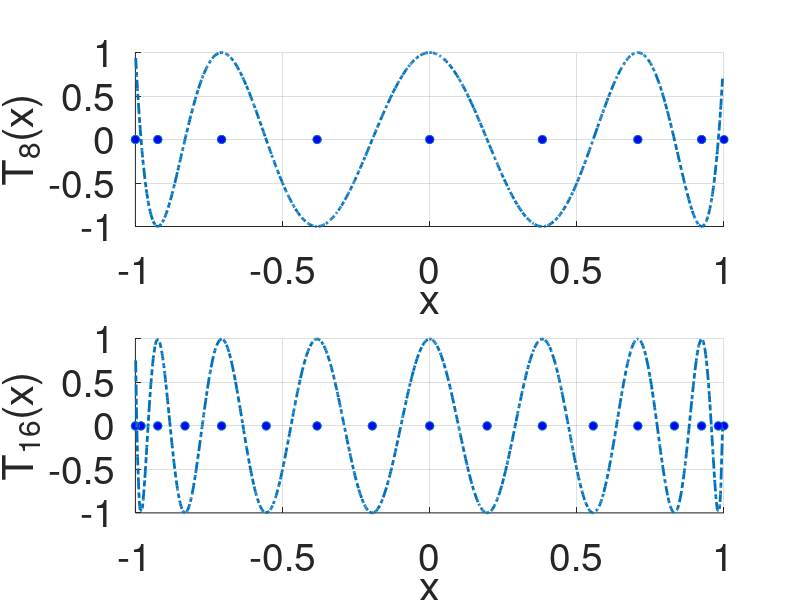

Write MATLAB code to recreate this figure.
%%%%%%%%%%%%%%%%%%%%%%%%%%%%%%%%%%%%%%%%%%%%%%%%%%%%%%%%%%%%
% Generating and visualizing Chebyshev points
%%%%%%%%%%%%%%%%%%%%%%%%%%%%%%%%%%%%%%%%%%%%%%%%%%%%%%%%%%%%

% Define a function handle for the Chebyshev Polynomial of
% 2nd kind, and its roots (which are Chebyshev points)
U       = @(n, x) cos(n * acos(x));
P       = @(n) cos([n:-1:-n] * pi / n);
order   = 0;

% Sample points at which we will evaluate Tn(x)
npts    = 1000;
pts     = sort(2*rand(npts,1) - 1);

figure;
orders_to_try = 2.^[3:4]';
n_orders      = length(orders_to_try)
for order = 1:n_orders
    vals  = U(orders_to_try(order), pts);
    subplot(n_orders, 1, order);
    cheb_pts = P(orders_to_try(order));
    scatter(cheb_pts, zeros(size(cheb_pts)), 'MarkerFaceColor', 'b');
    hold on;
    plot(pts, vals, '-.', 'LineWidth', 2.0);
    xlabel('x');
    ylabel(['T_{', int2str(orders_to_try(order)), '}(x)'])
    set(gca, 'FontSize', 28)
    grid on;
end
%%%%%%%%%%%%%%%%%%%%%%%%%%%%%%%%%%%%%%%%%%%%%%%%%%%%%%%%%%%%
